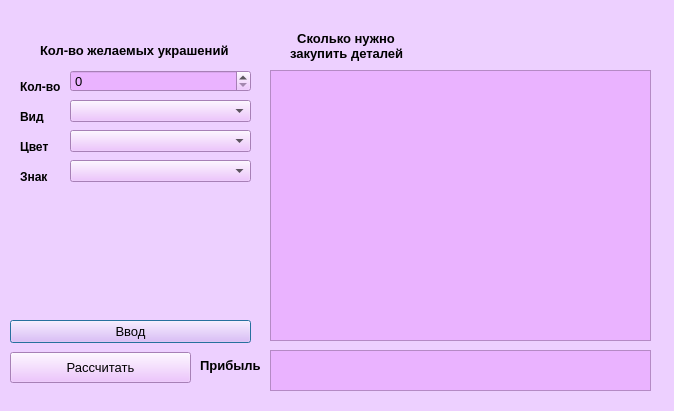
<?xml version="1.0" encoding="UTF-8"?>
<ui version="4.0">
 <class>Proggramshop</class>
 <widget class="QDialog" name="Proggramshop">
  <property name="geometry">
   <rect>
    <x>0</x>
    <y>0</y>
    <width>674</width>
    <height>411</height>
   </rect>
  </property>
  <property name="font">
   <font>
    <pointsize>11</pointsize>
    <weight>50</weight>
    <bold>false</bold>
   </font>
  </property>
  <property name="windowTitle">
   <string>Dialog</string>
  </property>
  <property name="styleSheet">
   <string notr="true">background-color: rgb(237, 208, 255);</string>
  </property>
  <widget class="QSpinBox" name="spinBox">
   <property name="geometry">
    <rect>
     <x>70</x>
     <y>70</y>
     <width>181</width>
     <height>22</height>
    </rect>
   </property>
   <property name="font">
    <font>
     <pointsize>10</pointsize>
     <weight>50</weight>
     <bold>false</bold>
    </font>
   </property>
   <property name="styleSheet">
    <string notr="true">background-color: rgb(234, 179, 255);</string>
   </property>
  </widget>
  <widget class="QTextBrowser" name="textBrowser">
   <property name="geometry">
    <rect>
     <x>270</x>
     <y>70</y>
     <width>381</width>
     <height>271</height>
    </rect>
   </property>
   <property name="font">
    <font>
     <pointsize>10</pointsize>
     <weight>75</weight>
     <bold>true</bold>
    </font>
   </property>
   <property name="styleSheet">
    <string notr="true">background-color: rgb(234, 179, 255);</string>
   </property>
  </widget>
  <widget class="QPushButton" name="pushButton">
   <property name="geometry">
    <rect>
     <x>10</x>
     <y>320</y>
     <width>241</width>
     <height>23</height>
    </rect>
   </property>
   <property name="font">
    <font>
     <pointsize>10</pointsize>
     <weight>50</weight>
     <bold>false</bold>
    </font>
   </property>
   <property name="styleSheet">
    <string notr="true">background-color: rgb(234, 179, 255);</string>
   </property>
   <property name="text">
    <string>Ввод</string>
   </property>
  </widget>
  <widget class="QLabel" name="label">
   <property name="geometry">
    <rect>
     <x>40</x>
     <y>40</y>
     <width>251</width>
     <height>20</height>
    </rect>
   </property>
   <property name="font">
    <font>
     <pointsize>10</pointsize>
     <weight>75</weight>
     <bold>true</bold>
    </font>
   </property>
   <property name="text">
    <string>Кол-во желаемых украшений</string>
   </property>
  </widget>
  <widget class="QLabel" name="label_2">
   <property name="geometry">
    <rect>
     <x>290</x>
     <y>30</y>
     <width>131</width>
     <height>31</height>
    </rect>
   </property>
   <property name="font">
    <font>
     <pointsize>10</pointsize>
     <weight>75</weight>
     <bold>true</bold>
    </font>
   </property>
   <property name="text">
    <string>  Сколько нужно
закупить деталей</string>
   </property>
  </widget>
  <widget class="QTextBrowser" name="textBrowser_2">
   <property name="geometry">
    <rect>
     <x>270</x>
     <y>350</y>
     <width>381</width>
     <height>41</height>
    </rect>
   </property>
   <property name="font">
    <font>
     <pointsize>10</pointsize>
     <weight>75</weight>
     <bold>true</bold>
    </font>
   </property>
   <property name="styleSheet">
    <string notr="true">background-color: rgb(234, 179, 255);</string>
   </property>
  </widget>
  <widget class="QLabel" name="label_3">
   <property name="geometry">
    <rect>
     <x>200</x>
     <y>350</y>
     <width>61</width>
     <height>31</height>
    </rect>
   </property>
   <property name="font">
    <font>
     <pointsize>10</pointsize>
     <weight>75</weight>
     <bold>true</bold>
    </font>
   </property>
   <property name="text">
    <string>Прибыль</string>
   </property>
  </widget>
  <widget class="QComboBox" name="comboBox">
   <property name="geometry">
    <rect>
     <x>70</x>
     <y>100</y>
     <width>181</width>
     <height>22</height>
    </rect>
   </property>
   <property name="styleSheet">
    <string notr="true">background-color: rgb(234, 179, 255);</string>
   </property>
   <item>
    <property name="text">
     <string/>
    </property>
   </item>
   <item>
    <property name="text">
     <string>Лунница</string>
    </property>
   </item>
   <item>
    <property name="text">
     <string>Глаз фатимы</string>
    </property>
   </item>
   <item>
    <property name="text">
     <string>Сердечко</string>
    </property>
   </item>
   <item>
    <property name="text">
     <string>Круг</string>
    </property>
   </item>
   <item>
    <property name="text">
     <string>Шпинель</string>
    </property>
   </item>
   <item>
    <property name="text">
     <string>Радужный цветок</string>
    </property>
   </item>
   <item>
    <property name="text">
     <string>Жемчуг+цветные</string>
    </property>
   </item>
   <item>
    <property name="text">
     <string>Браслеты</string>
    </property>
   </item>
   <item>
    <property name="text">
     <string>Комплект чокер+браслет</string>
    </property>
   </item>
  </widget>
  <widget class="QLabel" name="label_4">
   <property name="geometry">
    <rect>
     <x>20</x>
     <y>80</y>
     <width>47</width>
     <height>13</height>
    </rect>
   </property>
   <property name="font">
    <font>
     <weight>75</weight>
     <bold>true</bold>
    </font>
   </property>
   <property name="text">
    <string>Кол-во</string>
   </property>
  </widget>
  <widget class="QLabel" name="label_5">
   <property name="geometry">
    <rect>
     <x>20</x>
     <y>110</y>
     <width>47</width>
     <height>13</height>
    </rect>
   </property>
   <property name="font">
    <font>
     <weight>75</weight>
     <bold>true</bold>
    </font>
   </property>
   <property name="text">
    <string>Вид</string>
   </property>
  </widget>
  <widget class="QPushButton" name="pushButton_3">
   <property name="geometry">
    <rect>
     <x>10</x>
     <y>352</y>
     <width>181</width>
     <height>31</height>
    </rect>
   </property>
   <property name="font">
    <font>
     <pointsize>10</pointsize>
     <weight>50</weight>
     <bold>false</bold>
    </font>
   </property>
   <property name="styleSheet">
    <string notr="true">background-color: rgb(234, 179, 255);</string>
   </property>
   <property name="text">
    <string>Рассчитать</string>
   </property>
  </widget>
  <widget class="QComboBox" name="comboBox_2">
   <property name="geometry">
    <rect>
     <x>70</x>
     <y>130</y>
     <width>181</width>
     <height>22</height>
    </rect>
   </property>
   <property name="styleSheet">
    <string notr="true">background-color: rgb(234, 179, 255);</string>
   </property>
   <item>
    <property name="text">
     <string/>
    </property>
   </item>
   <item>
    <property name="text">
     <string>Черная</string>
    </property>
   </item>
   <item>
    <property name="text">
     <string>Розовая</string>
    </property>
   </item>
   <item>
    <property name="text">
     <string>Голубая</string>
    </property>
   </item>
   <item>
    <property name="text">
     <string>Золотая</string>
    </property>
   </item>
   <item>
    <property name="text">
     <string>Серебрянная</string>
    </property>
   </item>
  </widget>
  <widget class="QComboBox" name="comboBox_3">
   <property name="geometry">
    <rect>
     <x>70</x>
     <y>160</y>
     <width>181</width>
     <height>22</height>
    </rect>
   </property>
   <property name="styleSheet">
    <string notr="true">background-color: rgb(234, 179, 255);</string>
   </property>
   <item>
    <property name="text">
     <string/>
    </property>
   </item>
   <item>
    <property name="text">
     <string>Овен</string>
    </property>
   </item>
   <item>
    <property name="text">
     <string>Телец</string>
    </property>
   </item>
   <item>
    <property name="text">
     <string>Близнецы</string>
    </property>
   </item>
   <item>
    <property name="text">
     <string>Рак</string>
    </property>
   </item>
   <item>
    <property name="text">
     <string>Лев</string>
    </property>
   </item>
   <item>
    <property name="text">
     <string>Дева</string>
    </property>
   </item>
   <item>
    <property name="text">
     <string>Весы</string>
    </property>
   </item>
   <item>
    <property name="text">
     <string>Скорпион</string>
    </property>
   </item>
   <item>
    <property name="text">
     <string>Стрелец</string>
    </property>
   </item>
   <item>
    <property name="text">
     <string>Козерог</string>
    </property>
   </item>
   <item>
    <property name="text">
     <string>Водолей</string>
    </property>
   </item>
   <item>
    <property name="text">
     <string>Рыбы</string>
    </property>
   </item>
  </widget>
  <widget class="QLabel" name="label_6">
   <property name="geometry">
    <rect>
     <x>20</x>
     <y>140</y>
     <width>47</width>
     <height>13</height>
    </rect>
   </property>
   <property name="font">
    <font>
     <weight>75</weight>
     <bold>true</bold>
    </font>
   </property>
   <property name="text">
    <string>Цвет</string>
   </property>
  </widget>
  <widget class="QLabel" name="label_7">
   <property name="geometry">
    <rect>
     <x>20</x>
     <y>170</y>
     <width>47</width>
     <height>13</height>
    </rect>
   </property>
   <property name="font">
    <font>
     <weight>75</weight>
     <bold>true</bold>
    </font>
   </property>
   <property name="text">
    <string>Знак</string>
   </property>
  </widget>
 </widget>
 <resources/>
 <connections/>
</ui>
